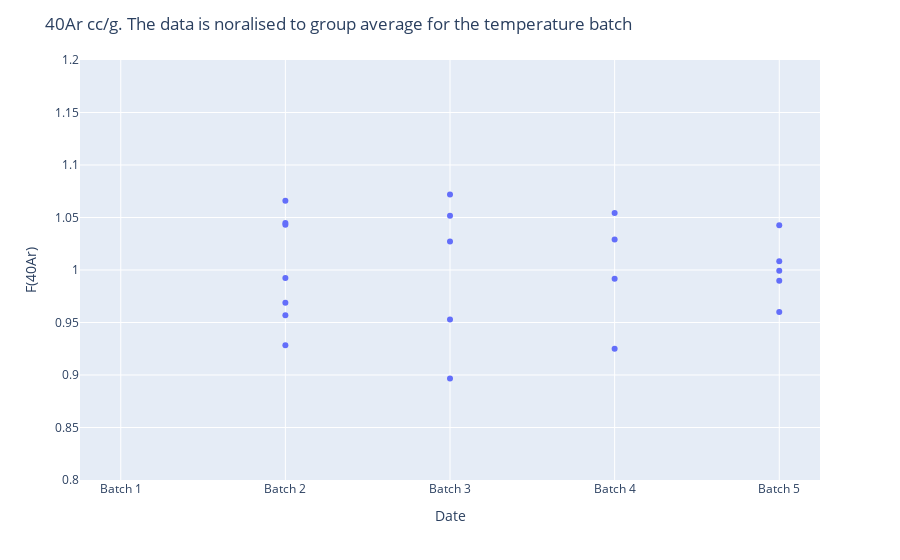

Write notebook code for a chart like this one.
### Code cell
fig2 = px.scatter(df, x=df['Batch'], y=df['40Ar % delta'], log_y=False)
#fig.add_scatter(x=dft.index, y=f['fa/mbar'], mode='scatter', name='Nitrogen')



fig2.update_layout(
    title="40Ar cc/g. The data is noralised to group average for the temperature batch",
    xaxis_title="Date",
    yaxis_title="F(40Ar) ")

fig2.update_yaxes(range=[0.8,1.2]) 
fig2.update_xaxes

fig2.show()

### Figure 1 — Plotly figure (JSON) as saved in the notebook; plotly's stock layout.template omitted (floating-point values rounded to 4 significant figures)
{"data": [{"hovertemplate": "Batch=%{x}<br>40Ar % delta=%{y}<extra></extra>", "legendgroup": "", "marker": {"color": "#636efa", "symbol": "circle"}, "mode": "markers", "name": "", "showlegend": false, "type": "scatter", "x": ["Batch 1", "Batch 1", "Batch 1", "Batch 1", "Batch 2", "Batch 2", "Batch 2", "Batch 2", "Batch 2", "Batch 2", "Batch 2", "Batch 3", "Batch 3", "Batch 3", "Batch 3", "Batch 3", "Batch 4", "Batch 4", "Batch 4", "Batch 4", "Batch 4", "Batch 4", "Batch 5", "Batch 5", "Batch 5", "Batch 5", "Batch 5"], "xaxis": "x", "y": [null, null, null, null, 1.045, 0.9923, 1.066, 0.9283, 0.9687, 1.043, 0.9568, 0.8966, 1.072, 1.027, 1.052, 0.9528, 0.9917, null, 0.9251, 1.029, 1.054, null, 1.043, 0.9994, 1.008, 0.9897, 0.96], "yaxis": "y"}], "layout": {"legend": {"tracegroupgap": 0}, "margin": {"t": 60}, "title": {"text": "40Ar cc/g. The data is noralised to group average for the temperature batch"}, "xaxis": {"anchor": "y", "domain": [0, 1], "title": {"text": "Date"}}, "yaxis": {"anchor": "x", "domain": [0, 1], "range": [0.8, 1.2], "title": {"text": "F(40Ar) "}}}}
